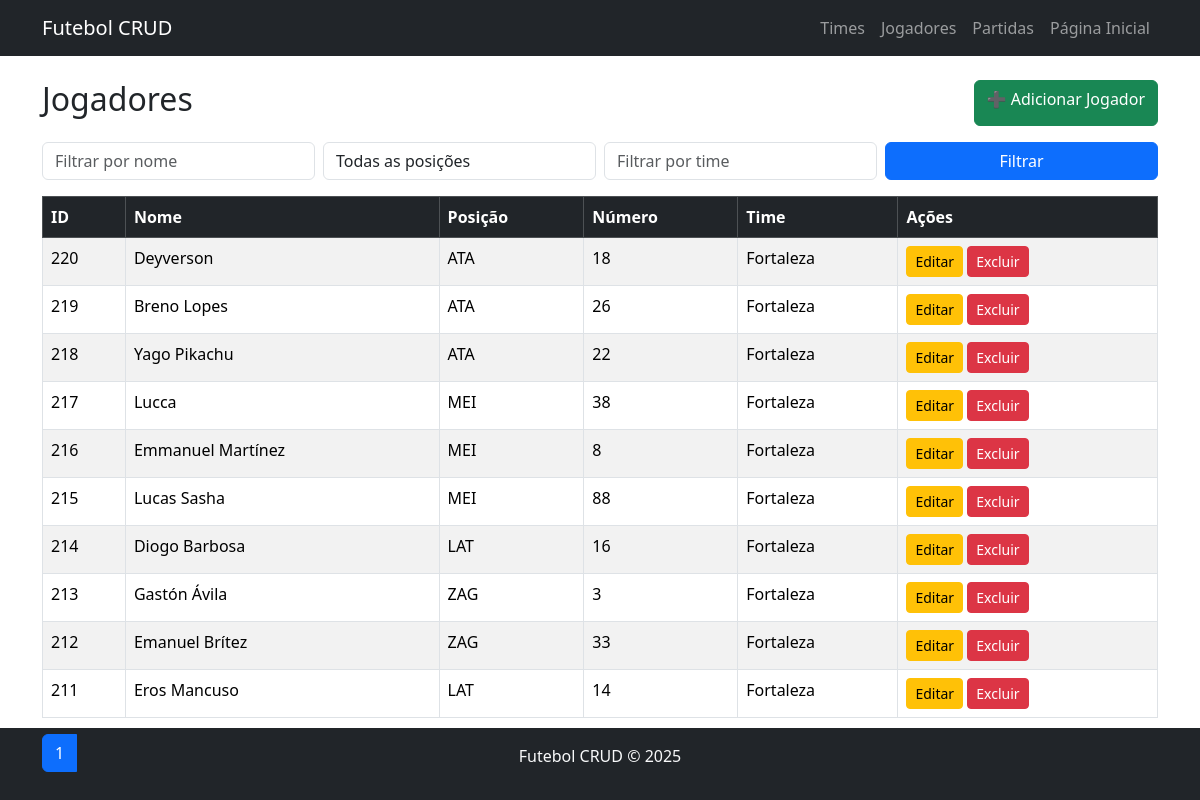
Page /public/jogadores/read.php on the committed database.
### tables this page shows
CREATE TABLE jogadores (
    id INT AUTO_INCREMENT PRIMARY KEY,
    nome VARCHAR(100) NOT NULL,
    posicao VARCHAR(30) NOT NULL,
    numero_camisa INT NOT NULL,
    time_id INT,
    FOREIGN KEY (time_id) REFERENCES times(id)
);

CREATE TABLE times (
    id INT AUTO_INCREMENT PRIMARY KEY,
    nome VARCHAR(100) NOT NULL,
    cidade VARCHAR(100) NOT NULL
);

### public/jogadores/read.php (the view, shortened to what this page needs)
<?php
include('../../includes/db.php');
include('../../includes/header.php');
$nomeFiltro = $_GET['nome'] ?? '';
$posicaoFiltro = $_GET['posicao'] ?? '';
$timeFiltro = $_GET['time'] ?? '';
$pagina = $_GET['pagina'] ?? 1;
$itens_por_pagina = 10;
$offset = ($pagina - 1) * $itens_por_pagina;
$sqlCount = "SELECT COUNT(*) as total
             FROM jogadores j
             LEFT JOIN times t ON j.time_id = t.id
             WHERE 1=1";
$stmtCount = $conn->prepare($sqlCount);
$stmtCount->execute();
$total_registros = $stmtCount->get_result()->fetch_assoc()['total'];
$total_paginas = ceil($total_registros / $itens_por_pagina);
$sql = "SELECT j.id, j.nome, j.posicao, j.numero_camisa, t.nome AS nome_time
        FROM jogadores j
        LEFT JOIN times t ON j.time_id = t.id
        WHERE 1=1";
$params = [];
$types = "";
$sql .= " ORDER BY j.id DESC LIMIT ?, ?";
$params[] = $offset;
$params[] = $itens_por_pagina;
$types .= "ii";
$stmt = $conn->prepare($sql);
$stmt->bind_param($types, ...$params);
$stmt->execute();
$result = $stmt->get_result();
?>
<div class="d-flex justify-content-between mb-3">
    <h2>Jogadores</h2>
    <a class="btn btn-success" href="create.php">➕ Adicionar Jogador</a>
</div>
<form method="GET" class="row g-2 mb-3">
    <div class="col-md-3">
        <input type="text" name="nome" value="<?= htmlspecialchars($nomeFiltro) ?>" class="form-control" placeholder="Filtrar por nome">
    </div>
    <div class="col-md-3">
        <select name="posicao" class="form-control">
            <option value="">Todas as posições</option>
        </select>
    </div>
    <div class="col-md-3">
        <input type="text" name="time" value="<?= htmlspecialchars($timeFiltro) ?>" class="form-control" placeholder="Filtrar por time">
    </div>
    <div class="col-md-3">
        <button type="submit" class="btn btn-primary w-100">Filtrar</button>
    </div>
</form>
<table class="table table-striped table-bordered">
    <thead class="table-dark">
        <tr>
            <th>ID</th>
            <th>Nome</th>
            <th>Posição</th>
            <th>Número</th>
            <th>Time</th>
            <th>Ações</th>
        </tr>
    </thead>
    <tbody>
        <?php while($row = $result->fetch_assoc()): ?>
            <tr>
                <td><?= $row['id'] ?></td>
                <td><?= $row['nome'] ?></td>
                <td><?= $row['posicao'] ?></td>
                <td><?= $row['numero_camisa'] ?></td>
                <td><?= $row['nome_time'] ?? '—' ?></td>
                <td>
                    <a class="btn btn-sm btn-warning" href="update.php?id=<?= $row['id'] ?>">Editar</a>
                    <a class="btn btn-sm btn-danger" href="delete.php?id=<?= $row['id'] ?>"
                       onclick="return confirm('Deseja realmente excluir este jogador?')">Excluir</a>
                </td>
            </tr>
        <?php endwhile; ?>
    </tbody>
</table>
<nav>
    <ul class="pagination">
        <?php for($i=1; $i<=$total_paginas; $i++): ?>
            <li class="page-item <?= ($i == $pagina) ? 'active' : '' ?>">
                <a class="page-link" href="?pagina=<?= $i ?>&nome=<?= urlencode($nomeFiltro) ?>&posicao=<?= urlencode($posicaoFiltro) ?>&time=<?= urlencode($timeFiltro) ?>">
                    <?= $i ?>
                </a>
            </li>
        <?php endfor; ?>
    </ul>
</nav>
<?php include('../../includes/footer.php'); ?>
<link rel="stylesheet" href="../../style/style.css">

### style/style.css (style rules this page uses)
body { font-family: 'Segoe UI', Tahoma, Geneva, Verdana, sans-serif; }

### rows in the picture
jogadores: id "220", nome "Deyverson", posicao "ATA", numero_camisa "18", time.nome "Fortaleza"
jogadores: id "219", nome "Breno Lopes", posicao "ATA", numero_camisa "26", time.nome "Fortaleza"
jogadores: id "218", nome "Yago Pikachu", posicao "ATA", numero_camisa "22", time.nome "Fortaleza"
jogadores: id "217", nome "Lucca", posicao "MEI", numero_camisa "38", time.nome "Fortaleza"
jogadores: id "216", nome "Emmanuel Martínez", posicao "MEI", numero_camisa "8", time.nome "Fortaleza"
jogadores: id "215", nome "Lucas Sasha", posicao "MEI", numero_camisa "88", time.nome "Fortaleza"
jogadores: id "214", nome "Diogo Barbosa", posicao "LAT", numero_camisa "16", time.nome "Fortaleza"
jogadores: id "213", nome "Gastón Ávila", posicao "ZAG", numero_camisa "3", time.nome "Fortaleza"
jogadores: id "212", nome "Emanuel Brítez", posicao "ZAG", numero_camisa "33", time.nome "Fortaleza"
jogadores: id "211", nome "Eros Mancuso", posicao "LAT", numero_camisa "14", time.nome "Fortaleza"
